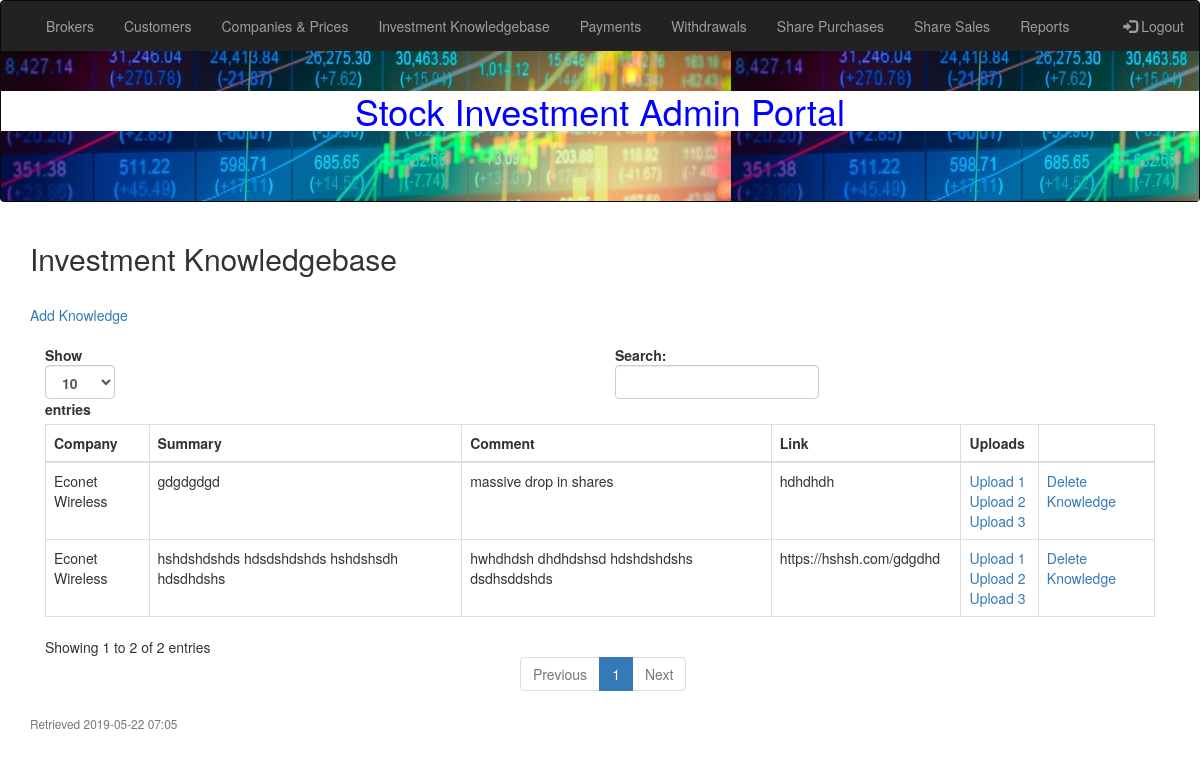
Page /knowledge.php (signed in) on the committed database.
### tables this page shows
CREATE TABLE `knowledge` (
  `id` int(11) NOT NULL,
  `company` int(11) NOT NULL,
  `summary` text NOT NULL,
  `comment` text NOT NULL,
  `link` text NOT NULL,
  `upload1` varchar(200) NOT NULL,
  `upload2` varchar(200) NOT NULL,
  `upload3` varchar(200) NOT NULL,
  `date_time` timestamp NOT NULL DEFAULT CURRENT_TIMESTAMP
);

CREATE TABLE `companies` (
  `id` int(11) NOT NULL,
  `company` varchar(50) NOT NULL,
  `price` double NOT NULL,
  `shares` double NOT NULL,
  `logo` varchar(100) NOT NULL
);

### model.php (called while the page is built, shortened)
<?php
function getCompanyName($con, $thearg){
	$dept_sql = mysqli_query($con, "SELECT * FROM companies WHERE id = '$thearg'")or die(mysqli_error($con));
	while($row = mysqli_fetch_array($dept_sql)){
		return $row['company'];
	}
}
function getKnowledge($con){
	$rs = mysqli_query($con, "SELECT * FROM knowledge ORDER BY date_time") or die(mysqli_error($con));
	while($row = mysqli_fetch_array($rs)){
		$persons[]=$row;
	}
	return $persons;
}
 ?>

### knowledge.php (the view)
<?php include('_header.php');
error_reporting(0); ?>
	<div class="container">
        <div class="row">
          <div class="col-md-12">
            <div class="card mb-3">
              	<div class="card-header">
       			<h2>Investment Knowledgebase</h2>
       			<br>
       			<a href="knowledge-add.php">Add Knowledge</a>
       			<br><br>
       			</div>
              	<div class="card-body">
                <div class="table-responsive">
                  <table class="table table-bordered" id="dataTable" width="100%" cellspacing="0">
                    <thead>
                      <tr>
						<th>Company</th>
						<th>Summary</th>
            <th>Comment</th>
            <th>Link</th>
            <th>Uploads</th>
						<th></th>
					</tr>
                    </thead>
                    	<tbody>
                    	<?php foreach(getKnowledge($con) as $person){ ?>
							<tr>
								<td><?php echo getCompanyName($con, $person['company']); ?></td>
								<td><?php echo $person['summary']; ?></td>
                <td><?php echo $person['comment']; ?></td>
                <td><?php echo $person['link']; ?></td>
                <td>
                  <a href="images/<?php echo $person['upload1']; ?>" target="_blank">Upload 1</a>
                  <br>
                  <a href="images/<?php echo $person['upload2']; ?>" target="_blank">Upload 2</a>
                  <br>
                  <a href="images/<?php echo $person['upload3']; ?>" target="_blank">Upload 3</a>
                </td>
								<td>
									<a href="knowledge-delete.php?j=<?php echo $person['id']; ?>">Delete Knowledge</a>
								</td>
							</tr>
						<?php } ?>
                    </tbody>
                  </table>
                </div>
              </div>
              <div class="card-footer small text-muted">Retrieved <?php echo date('Y-m-d H:m'); ?></div>
          </div>
      </div>
  </div>
<?php include('_footer.php'); ?>

### css/sb-admin.css (style rules this page uses)
html { position: relative; min-height: 100%; }
body { overflow-x: hidden; }

### rows in the picture
knowledge: company.company "Econet Wireless", summary "gdgdgdgd", comment "massive drop in shares", link "hdhdhdh"
knowledge: company.company "Econet Wireless", summary "hshdshdshds hdsdshdshds hshdshsdh hdsdhdshs", comment "hwhdhdsh dhdhdshsd hdshdshdshs dsdhsddshds", link "https://hshsh.com/gdgdhd"

### other values in the picture
$system_name "Stock Investment Admin Portal"
